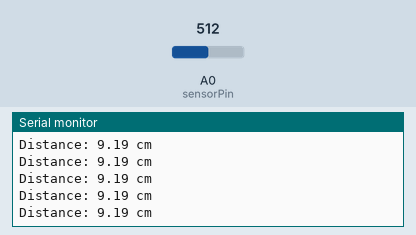
The sketch below on a simulated Arduino Uno, built with avr-gcc and run on an emulated ATmega328P. Parts: the last lines printed to the serial monitor. The inputs (shaded band) are chosen by the test bench; at power-on: A0 (sensorPin) = 512.

Above: at 1.2 s.
1.3 s: A0 (sensorPin) set to 0
At 1.32 s:
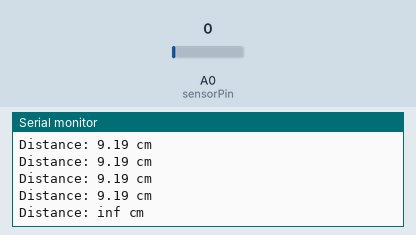
3.2 s: A0 (sensorPin) set to 122
At 3.23 s:
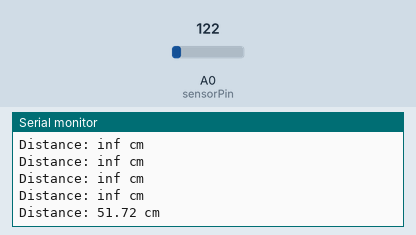

The sketch:

Infrared_Light.ino
```cpp
const int sensorPin = A0;

void setup() {
 Serial.begin(9600);
}

void loop() {
 int rawValue = analogRead(sensorPin);

 // Convert analog value to distance (approximate formula)
 float distance = 27.728 * pow(map(rawValue, 0, 1023, 0, 5000) / 1000.0, -1.2045);

 Serial.print("Distance: ");
 Serial.print(distance);
 Serial.println(" cm");

 delay(100); // Small delay for stability
} 
```

Measured:
- after the input at 1.3 s, the serial monitor: prints a new line at once (image 1)
- after the input at 3.2 s, the serial monitor: prints a new line at once (image 2)
